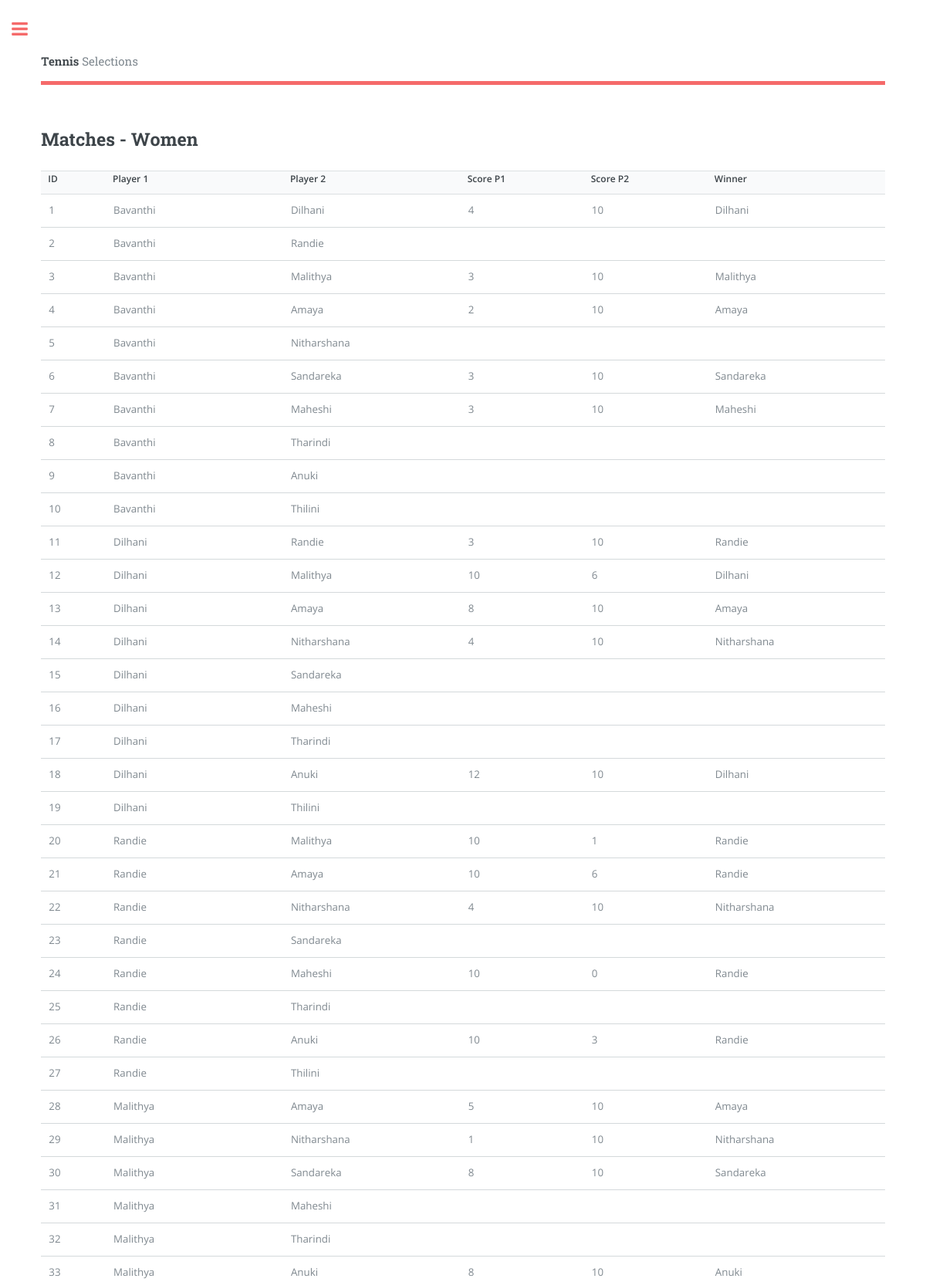
Page /all_matches_w.php (upper part) on the committed database.
### tables this page shows
CREATE TABLE `match_formations_w` (
  `Match_ID` int(3) NOT NULL,
  `Player_1` varchar(20) DEFAULT NULL,
  `Player_2` varchar(20) DEFAULT NULL,
  `P_1_Score` varchar(3) DEFAULT NULL,
  `P_2_Score` varchar(3) DEFAULT NULL,
  `Winner` varchar(20) DEFAULT NULL
);

### all_matches_w.php (the view, shortened to what this page needs)
<!DOCTYPE HTML>
<?php
   include ("dbconn.php");
   ?>
<html>
	<head>
		<link rel="stylesheet" href="assets/css/main.css" />
	</head>
	<body class="is-preload">
			<div id="wrapper">
					<div id="main">
						<div class="inner">
								<header id="header">
									<a href="index.php" class="logo"><strong>Tennis</strong> Selections</a>
								</header>
								<section id="banner">
									<div class="content">
										<header>
											<h2>Matches - Women</h2>
										</header>
										<div>
         <?php
            $sql = "SELECT * FROM match_formations_w";
            $result = $conn->query($sql);
            if($result->num_rows > 0){
            echo "<table>
            <tr>
            <th>ID</th>
            <th>Player 1</th>
            <th>Player 2</th>
            <th>Score P1</th>
            <th>Score P2</th>
            <th>Winner</th>
            </tr>";
            while($row = $result->fetch_assoc()){
            echo "<tr>";
            echo "<td>" . $row['Match_ID'] . "</td>";
            echo "<td>" . $row['Player_1'] . "</td>";
            echo "<td>" . $row['Player_2'] . "</td>";
            echo "<td>" . $row['P_1_Score'] . "</td>";
            echo "<td>" . $row['P_2_Score'] . "</td>";
            echo "<td>" . $row['Winner'] . "</td>";
            echo "<tr>";
            }
            echo "</table>";
            }
            else{
            echo "0 results";
            }
            ?>
      </div>
									</div>
								</section>
						</div>
					</div>
			</div>
	</body>
</html>

### assets/css/main.css (style rules this page uses)
html, body, div, span, applet, object, iframe, h1, h2, h3, h4, h5, h6, p, blockquote, pre, a, abbr, acronym, address, big, cite, code, del, dfn, em, img, ins, kbd, q, s, samp, small, strike, strong, sub, sup, tt, var, b, u, i, center, dl, dt, dd, ol, ul, li, fieldset, form, label, legend, table, caption, tbody, tfoot, thead, tr, th, td, article, aside, canvas, details, embed, figure, figcaption, footer, header, hgroup, menu, nav, output, ruby, section, summary, time, mark, audio, video { margin: 0; padding: 0; border: 0; font-size: 100%; font: inherit; vertical-align: baseline; }
article, aside, details, figcaption, figure, footer, header, hgroup, menu, nav, section { display: block; }
body { line-height: 1; }
table { border-collapse: collapse; border-spacing: 0; }
body { -webkit-text-size-adjust: none; }
body { -ms-overflow-style: scrollbar; }
html { box-sizing: border-box; }
*, *:before, *:after { box-sizing: inherit; }
body { background: #ffffff; }
body, input, select, textarea { color: #7f888f; font-family: "Open Sans", sans-serif; font-size: 13pt; font-weight: 400; line-height: 1.65; }
@media screen and (max-width: 1680px) { body, input, select, textarea { font-size: 11pt; } }
@media screen and (max-width: 1280px) { body, input, select, textarea { font-size: 10pt; } }
a { -moz-transition: color 0.2s ease-in-out, border-bottom-color 0.2s ease-in-out; -webkit-transition: color 0.2s ease-in-out, border-bottom-color 0.2s ease-in-out; -ms-transition: color 0.2s ease-in-out, border-bottom-color 0.2s ease-in-out; transition: color 0.2s ease-in-out, border-bottom-color 0.2s ease-in-out; border-bottom: dotted 1px; color: #f56a6a; text-decoration: none; }
strong, b { color: #3d4449; font-weight: 600; }
h1, h2, h3, h4, h5, h6 { color: #3d4449; font-family: "Roboto Slab", serif; font-weight: 700; line-height: 1.5; margin: 0 0 1em 0; }
h2 { font-size: 1.75em; }
table { margin: 0 0 2em 0; width: 100%; }
table tbody tr { border: solid 1px rgba(210, 215, 217, 0.75); border-left: 0; border-right: 0; }
table tbody tr:nth-child(2n + 1) { background-color: rgba(230, 235, 237, 0.25); }
table td { padding: 0.75em 0.75em; }
table th { color: #3d4449; font-size: 0.9em; font-weight: 600; padding: 0 0.75em 0.75em 0.75em; text-align: left; }
#wrapper { display: -moz-flex; display: -webkit-flex; display: -ms-flex; display: flex; -moz-flex-direction: row-reverse; -webkit-flex-direction: row-reverse; -ms-flex-direction: row-reverse; flex-direction: row-reverse; min-height: 100vh; }
#main { -moz-flex-grow: 1; -webkit-flex-grow: 1; -ms-flex-grow: 1; flex-grow: 1; -moz-flex-shrink: 1; -webkit-flex-shrink: 1; -ms-flex-shrink: 1; flex-shrink: 1; width: 100%; }
#main > .inner { padding: 0 6em 0.1em 6em ; margin: 0 auto; max-width: 110em; }
#main > .inner > section { padding: 6em 0 4em 0 ; border-top: solid 2px rgba(210, 215, 217, 0.75); }
#main > .inner > section:first-of-type { border-top: 0 !important; }
@media screen and (max-width: 1680px) { #main > .inner { padding: 0 5em 0.1em 5em ; } }
@media screen and (max-width: 1680px) { #main > .inner > section { padding: 5em 0 3em 0 ; } }
@media screen and (max-width: 1280px) { #main > .inner { padding: 0 4em 0.1em 4em ; } }
@media screen and (max-width: 1280px) { #main > .inner > section { padding: 4em 0 2em 0 ; } }
#header { display: -moz-flex; display: -webkit-flex; display: -ms-flex; display: flex; border-bottom: solid 5px #f56a6a; padding: 6em 0 1em 0; position: relative; }
#header > * { -moz-flex: 1; -webkit-flex: 1; -ms-flex: 1; flex: 1; margin-bottom: 0; }
#header .logo { border-bottom: 0; color: inherit; font-family: "Roboto Slab", serif; font-size: 1.125em; }
@media screen and (max-width: 1680px) { #header { padding-top: 5em; } }
#banner { padding: 6em 0 4em 0 ; display: -moz-flex; display: -webkit-flex; display: -ms-flex; display: flex; }
#banner .content { -moz-flex-grow: 1; -webkit-flex-grow: 1; -ms-flex-grow: 1; flex-grow: 1; -moz-flex-shrink: 1; -webkit-flex-shrink: 1; -ms-flex-shrink: 1; flex-shrink: 1; width: 50%; }
@media screen and (orientation: portrait) { #banner { -moz-flex-direction: column-reverse; -webkit-flex-direction: column-reverse; -ms-flex-direction: column-reverse; flex-direction: column-reverse; } }
@media screen and (orientation: portrait) { #banner .content { -moz-flex-grow: 0; -webkit-flex-grow: 0; -ms-flex-grow: 0; flex-grow: 0; -moz-flex-shrink: 0; -webkit-flex-shrink: 0; -ms-flex-shrink: 0; flex-shrink: 0; width: 100%; } }

### rows in the picture
match_formations_w: Match_ID "1", Player_1 "Bavanthi", Player_2 "Dilhani", P_1_Score "4", P_2_Score "10", Winner "Dilhani"
match_formations_w: Match_ID "2", Player_1 "Bavanthi", Player_2 "Randie"
match_formations_w: Match_ID "3", Player_1 "Bavanthi", Player_2 "Malithya", P_1_Score "3", P_2_Score "10", Winner "Malithya"
match_formations_w: Match_ID "4", Player_1 "Bavanthi", Player_2 "Amaya", P_1_Score "2", P_2_Score "10", Winner "Amaya"
match_formations_w: Match_ID "5", Player_1 "Bavanthi", Player_2 "Nitharshana"
match_formations_w: Match_ID "6", Player_1 "Bavanthi", Player_2 "Sandareka", P_1_Score "3", P_2_Score "10", Winner "Sandareka"
match_formations_w: Match_ID "7", Player_1 "Bavanthi", Player_2 "Maheshi", P_1_Score "3", P_2_Score "10", Winner "Maheshi"
match_formations_w: Match_ID "8", Player_1 "Bavanthi", Player_2 "Tharindi"
match_formations_w: Match_ID "9", Player_1 "Bavanthi", Player_2 "Anuki"
match_formations_w: Match_ID "10", Player_1 "Bavanthi", Player_2 "Thilini"
match_formations_w: Match_ID "11", Player_1 "Dilhani", Player_2 "Randie", P_1_Score "3", P_2_Score "10", Winner "Randie"
match_formations_w: Match_ID "12", Player_1 "Dilhani", Player_2 "Malithya", P_1_Score "10", P_2_Score "6", Winner "Dilhani"
match_formations_w: Match_ID "13", Player_1 "Dilhani", Player_2 "Amaya", P_1_Score "8", P_2_Score "10", Winner "Amaya"
match_formations_w: Match_ID "14", Player_1 "Dilhani", Player_2 "Nitharshana", P_1_Score "4", P_2_Score "10", Winner "Nitharshana"
match_formations_w: Match_ID "15", Player_1 "Dilhani", Player_2 "Sandareka"
match_formations_w: Match_ID "16", Player_1 "Dilhani", Player_2 "Maheshi"
match_formations_w: Match_ID "17", Player_1 "Dilhani", Player_2 "Tharindi"
match_formations_w: Match_ID "18", Player_1 "Dilhani", Player_2 "Anuki", P_1_Score "12", P_2_Score "10", Winner "Dilhani"
match_formations_w: Match_ID "19", Player_1 "Dilhani", Player_2 "Thilini"
match_formations_w: Match_ID "20", Player_1 "Randie", Player_2 "Malithya", P_1_Score "10", P_2_Score "1", Winner "Randie"
match_formations_w: Match_ID "21", Player_1 "Randie", Player_2 "Amaya", P_1_Score "10", P_2_Score "6", Winner "Randie"
match_formations_w: Match_ID "22", Player_1 "Randie", Player_2 "Nitharshana", P_1_Score "4", P_2_Score "10", Winner "Nitharshana"
match_formations_w: Match_ID "23", Player_1 "Randie", Player_2 "Sandareka"
match_formations_w: Match_ID "24", Player_1 "Randie", Player_2 "Maheshi", P_1_Score "10", P_2_Score "0", Winner "Randie"
match_formations_w: Match_ID "25", Player_1 "Randie", Player_2 "Tharindi"
match_formations_w: Match_ID "26", Player_1 "Randie", Player_2 "Anuki", P_1_Score "10", P_2_Score "3", Winner "Randie"
match_formations_w: Match_ID "27", Player_1 "Randie", Player_2 "Thilini"
match_formations_w: Match_ID "28", Player_1 "Malithya", Player_2 "Amaya", P_1_Score "5", P_2_Score "10", Winner "Amaya"
match_formations_w: Match_ID "29", Player_1 "Malithya", Player_2 "Nitharshana", P_1_Score "1", P_2_Score "10", Winner "Nitharshana"
match_formations_w: Match_ID "30", Player_1 "Malithya", Player_2 "Sandareka", P_1_Score "8", P_2_Score "10", Winner "Sandareka"
match_formations_w: Match_ID "31", Player_1 "Malithya", Player_2 "Maheshi"
match_formations_w: Match_ID "32", Player_1 "Malithya", Player_2 "Tharindi"
match_formations_w: Match_ID "33", Player_1 "Malithya", Player_2 "Anuki", P_1_Score "8", P_2_Score "10", Winner "Anuki"
